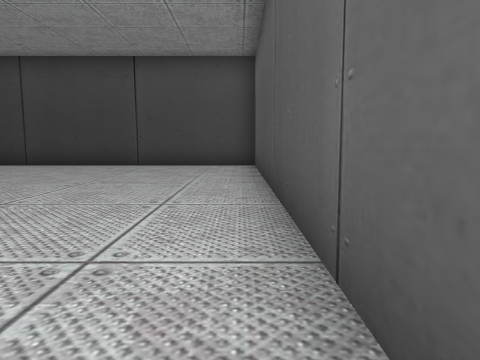
View 1 (above)

15 first-person views from a walk through a scene from a Unity 3-D project. The camera is 1.3 m above the floor, tilts 6° down and sees 70° across. The floor is counted in squares, 2 m on a side. Each view is taken from the middle of a square. On the plan, view 1 faces up. The plan holds only what a view shows up to about 10 squares ahead; the rest is blank. The place goes on beyond the plan.

View 2
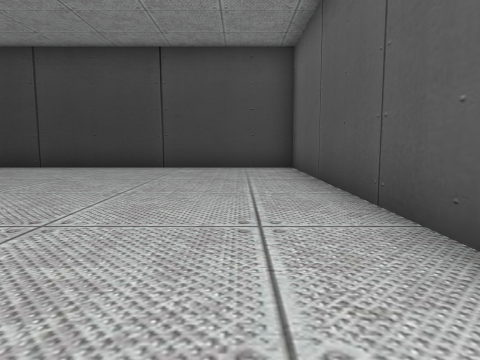

View 3
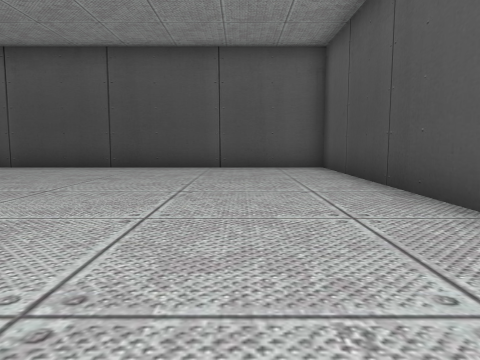

View 4
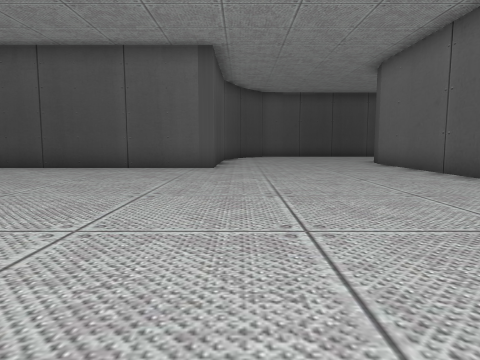

View 5
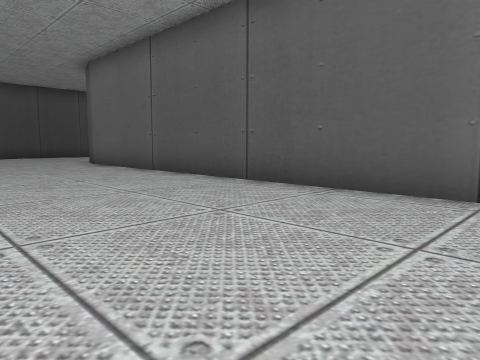

View 6
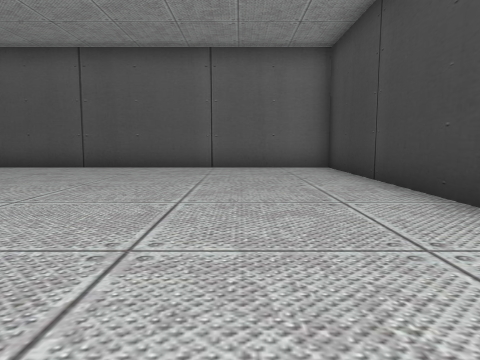

View 7
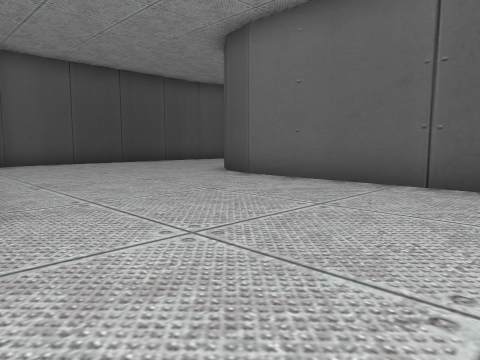

View 8
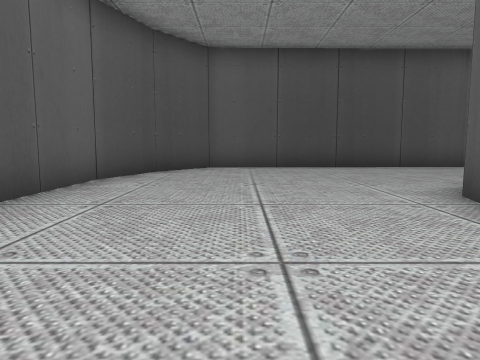

View 9
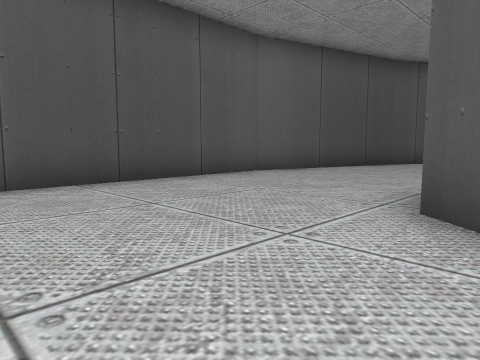

View 10
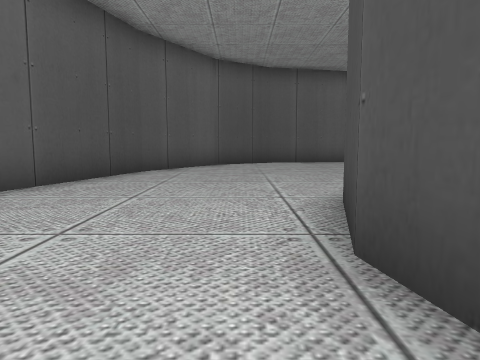

View 11
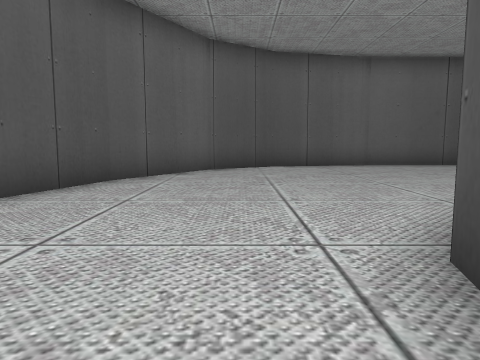

View 12
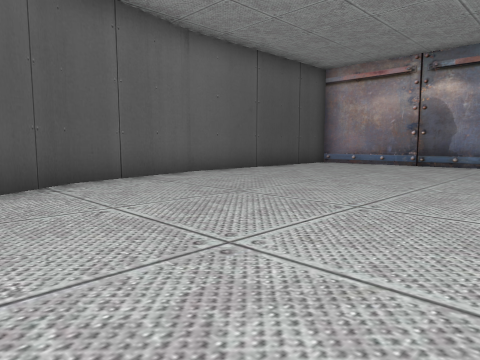

View 13
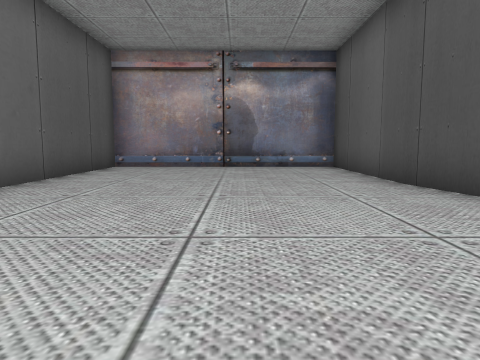

View 14
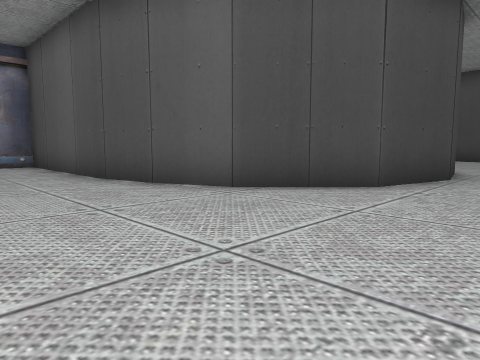

View 15
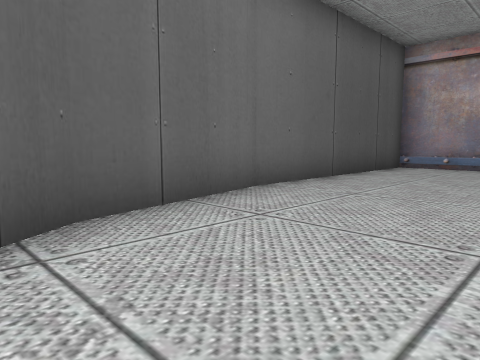

### Floor plan
Points are (right, up) in squares from view 1. A wall is a line through its corners. A room is listed if a view was taken in it or the views show most of it. See-through windows are left out.
Room 1 (views 1, 2, 3, 4, 5, 6, 7, 8, 9, 10, 11, 12, 13, 14, 15)
walls: (-8.3, -2) (-8.3, -1.3) (0.5, -1.3) (0.5, 10.5) (-13.5, 10.5) (-13.5, -3.2) (-13.8, -4.2) (-14.4, -5) (-16, -5.3) (-17.9, -4.8) (-19.4, -3.3) (-20.1, -1.7); (-20.3, -0.5) (-20.3, 3.8) (-26.6, 3.8) (-26.6, -2) (-25.9, -5) (-24.8, -6.7) (-22, -8.4); (-20, -1.8) (-20.3, -0.4); (-9.1, -8.1) (-8.4, -6.2) (-8.3, -3.8); (-17.4, -9.7) (-10.2, -9.6) (-9, -8); (-22.2, -8.3) (-17.3, -9.7)

Positions as (right, up) in squares from view 1, and headings:
1: (0, 0), facing up
2: (-1, 1), facing up
3: (-9, 1), facing right
4: (-9, 8), facing down
5: (-9, 8), facing down-left
6: (-4, 8), facing left
7: (-8, 2), facing down-left
8: (-11, 0), facing down
9: (-11, -4), facing down-left
10: (-14, -6), facing left
11: (-16, -6), facing left
12: (-20, -7), facing up-left
13: (-23, -6), facing up
14: (-23, -7), facing up-right
15: (-23, -6), facing up-left
